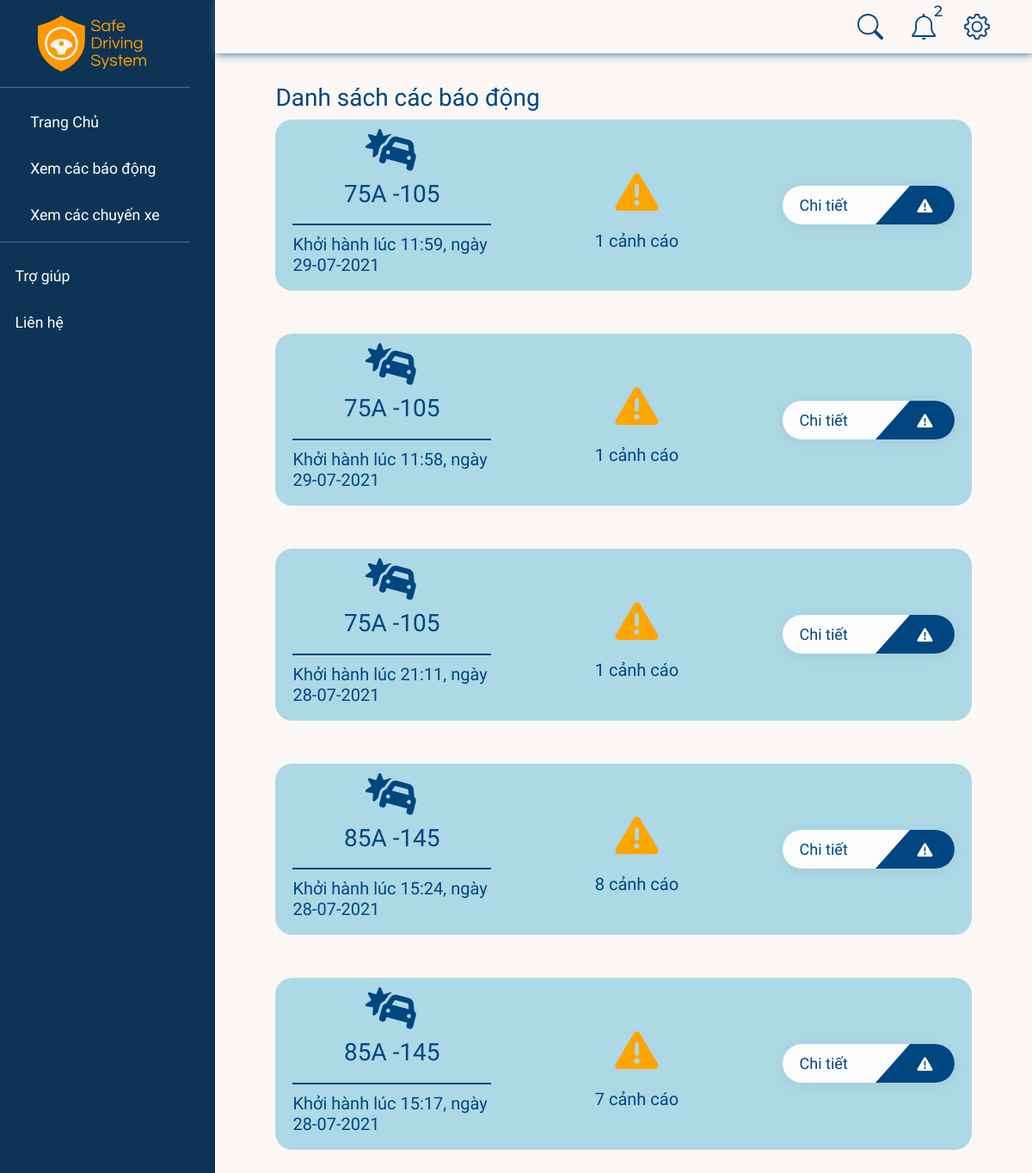
The page /alerts/ (signed in) on the database as committed earlier.
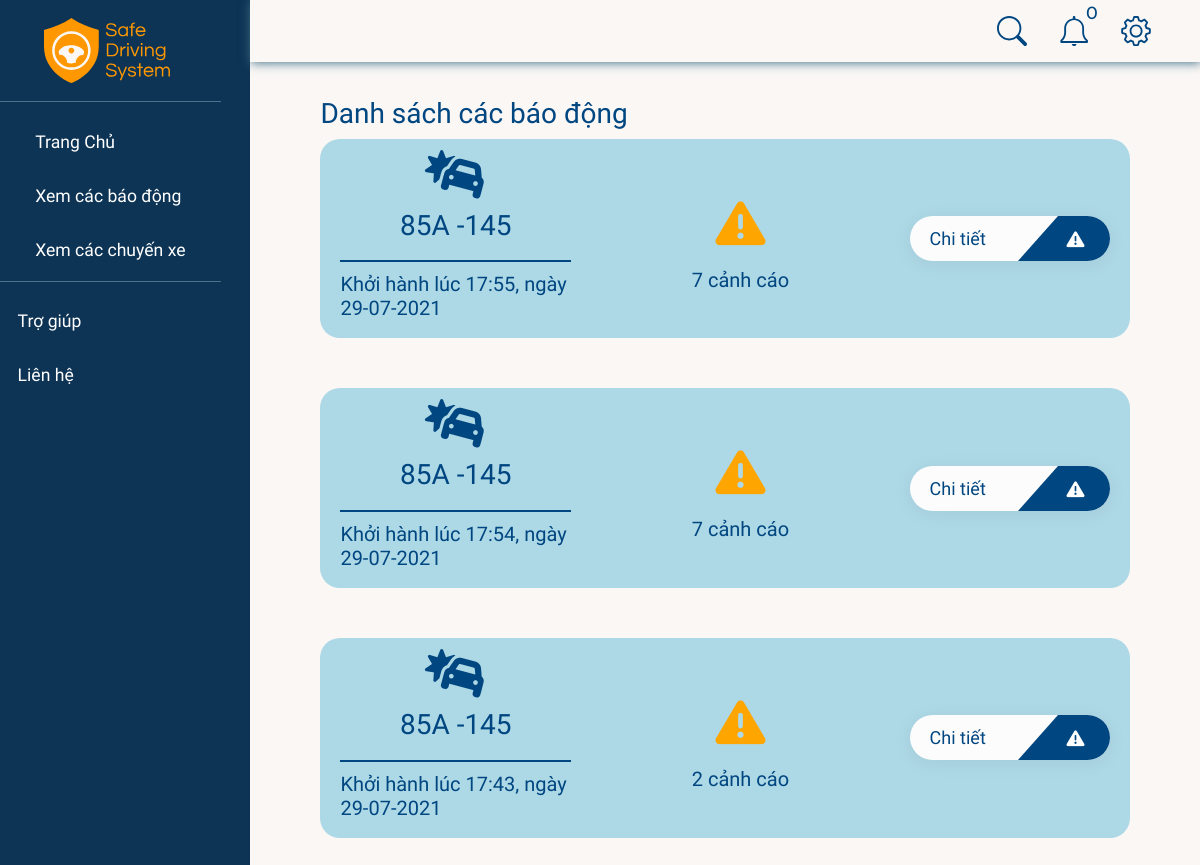
The same page on the database as committed later.
### realtime/models.py (models this page shows, shortened)
class Drive(models.Model):
    STATUS = (
        ("ongoing", "ongoing"),
        ("ended", "ended"),
    )
    device = models.ForeignKey(RaspDevice, null=True, on_delete=models.CASCADE)
    startTime = models.DateTimeField(null=True)
    status = models.CharField(max_length=20, choices=STATUS)
    endTime = models.DateTimeField(null=True)

class Alert(models.Model):
    DECTECT_TYPE = (
        ("Noeye", "Không thấy khuôn mặt"),
        ("Drowsiness", "Không tỉnh táo"),
        ("Alcohol", "Đồ uống có cồn"),
    )
    drive = models.ForeignKey(Drive, null=True, on_delete=models.CASCADE)
    detect = models.CharField(max_length=50, choices=DECTECT_TYPE)
    timeOccured = models.DateTimeField(null=True)
    isRead = models.BooleanField(null=True, blank=True, default=False)

### accounts/models.py (models this page shows, shortened)
class RaspDevice(models.Model):
    class Meta:
        constraints = [
            models.UniqueConstraint(fields=["password"], name="password"),
        ]
    STATUS = (
        ("online", "online"),
        ("offline", "offline"),
    )
    name = models.CharField(max_length=50)
    car = models.OneToOneField(Car, null=True, on_delete=models.SET_NULL, blank=True)
    status = models.CharField(
        max_length=50, null=True, blank=True, choices=STATUS, default="offline"
    )
    password = models.CharField(max_length=8, null=True, blank=True)
    dateAdded = models.DateTimeField(auto_now_add=True)
    company = models.ForeignKey(Company, null=True, blank=True, on_delete=models.CASCADE)

class Car(models.Model):
    class Meta:
        constraints = [
            models.UniqueConstraint(fields=["licensePlate"], name="licensePlate"),
        ]
    name = models.CharField(max_length=50)
    licensePlate = models.CharField(max_length=20, null=True)
    boughtDate = models.DateTimeField(auto_now_add=True, null=True)
    company = models.ForeignKey(Company, null=True, on_delete=models.CASCADE)

### realtime/views.py (the view)
# urls.py: path("alerts/", views.alerts, name="alerts"),
@login_required(login_url="/")
def alerts(request):
    company = request.user.profile.company
    drs = Drive.objects.filter(device__company=company, alert__gt=0).order_by('-startTime').annotate(total=Count('id'))
    searchKey = request.GET.get("search-key")
    if searchKey != '' and searchKey is not None:
        drs = drs.filter(device__car__licensePlate__icontains=searchKey)
    lastestAlerts, unreadCounts = getNotifications(company)
    context = {'drs': drs, "notifications": lastestAlerts, "unreadNotis": unreadCounts}
    return render(request, "alerts.html", context)

### accounts/views.py (called while the page is built)
def getNotifications(company):
    lastestAlerts = Alert.objects.filter(drive__device__company=company).order_by('-timeOccured')[:5]
    unreadCounts = 0
    for alert in lastestAlerts:
        unreadCounts = (unreadCounts + 1) if not alert.isRead else unreadCounts
    return lastestAlerts, unreadCounts

### realtime/templates/alerts.html (shortened to what this page needs)
{% extends 'base.html' %}
{% load static %}
{% block modal %}
{% include 'sidebar.html' %}
{% endblock modal %}
{% block content %}
{% include "navbar-search.html" %}
<div class="content-container">
    <h3>Danh sách các báo động</h3>
    <div class="drive-wrapper">
        {% for drive in drs %}
        <div style="background: lightblue; margin-bottom: 50px;" class="alerts-container" id="{{ drive.id }}">
            <div class="alerts-container__info">
                <i class="fas fa-car-crash"></i>
                {% if drive.device.car %}
                <h3>{{ drive.device.car.licensePlate }}</h3>
                {% else %}
                <h3>Xe không xác định</h3>
                {% endif %}
                <div class="break-line"></div>
                <h5>Khởi hành lúc {{ drive.startTime.time }}, ngày {{ drive.startTime.date }}</h5>
            </div>
            <div class="alerts-container__warn">
                <i class="fas fa-exclamation-triangle"></i>
                <h5>{{ drive.alert_set.all|length }} cảnh cáo</h5>
            </div>
            <a class="dedcription-btn" href="{% url 'driveDetail' drive.id %}">
                <span class="name-descripeion">Chi tiết</span>
                <div class="btn-icon book">
                    <i class="fas fa-exclamation-triangle"></i>
                </div>
            </a>
        </div>
        {% endfor %}
    </div>
</div>
{% endblock content %}

Rows that differ between the two databases and show on the page:
removed Drive: device.car.licensePlate "75A -105", startTime.time "11:59", startTime "29-07-2021", alert_set.all|length "1"
removed Drive: device.car.licensePlate "75A -105", startTime.time "11:58", startTime "29-07-2021", alert_set.all|length "1"
removed Drive: device.car.licensePlate "75A -105", startTime.time "21:11", startTime "28-07-2021", alert_set.all|length "1"
removed Drive: device.car.licensePlate "85A -145", startTime.time "15:24", startTime "28-07-2021", alert_set.all|length "8"
removed Drive: device.car.licensePlate "85A -145", startTime.time "15:17", startTime "28-07-2021", alert_set.all|length "7"
added Drive: device.car.licensePlate "85A -145", startTime.time "17:55", startTime "29-07-2021", alert_set.all|length "7"
added Drive: device.car.licensePlate "85A -145", startTime.time "17:54", startTime "29-07-2021", alert_set.all|length "7"
added Drive: device.car.licensePlate "85A -145", startTime.time "17:43", startTime "29-07-2021", alert_set.all|length "2"
Other text that changed with them:
{{ unreadNotis }}: "2" → "0"
